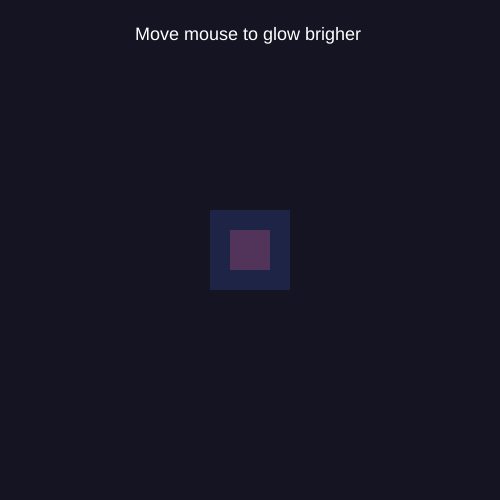
Frame 1 (no input)
Frame 60 (no input): identical to frame 1, image omitted
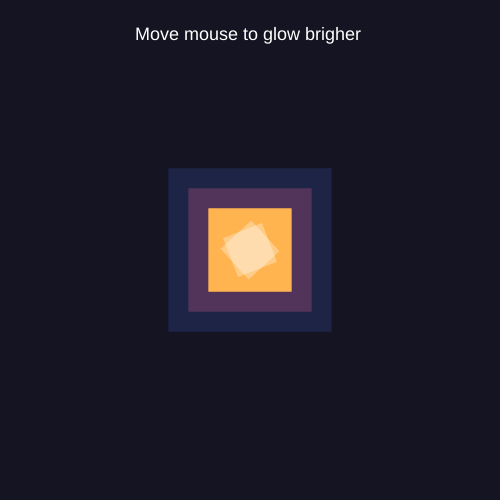
Frame 120 (the mouse pressed at the canvas centre since frame 60)

The p5.js sketch that drew these frames (run headless with seeded random() and noise() and a simulated clock; from frame 60 on, the mouse is pressed at the canvas centre):

// p5.js sketch
// ── sketch.js
let boxSize;

function setup() {
  createCanvas(500, 500);
  rectMode(CENTER);
  noStroke();
}

function draw() {
  background(20, 20, 35);

  //Move mouse to make square bigger
  boxSize = mouseX / 3;

  //Background Squares
  fill(80, 120, 255, 40);
  rect(250, 250, boxSize + 80, boxSize + 80);

  fill(255, 100, 150, 60);
  rect(250, 250, boxSize + 40, boxSize + 40);

  //Main square
  fill(255, 180, 80);
  rect(250, 250, boxSize, boxSize);

  //Small rotating effect
  push();
  translate(250, 250);
  rotate(frameCount * 0.01);

  fill(255, 255, 255, 80);
  rect(0, 0, boxSize / 2, boxSize / 2);
  pop();

  //Second small rotating square
  push();
  translate(250, 250);
  rotate(frameCount * 0.02);

  fill(255, 255, 255, 80);
  rect(0, 0, boxSize / 2, boxSize / 2);
  pop();


  //Text
  fill(255);
  textSize(18);
  text("Move mouse to glow brigher", 135, 40);
}
